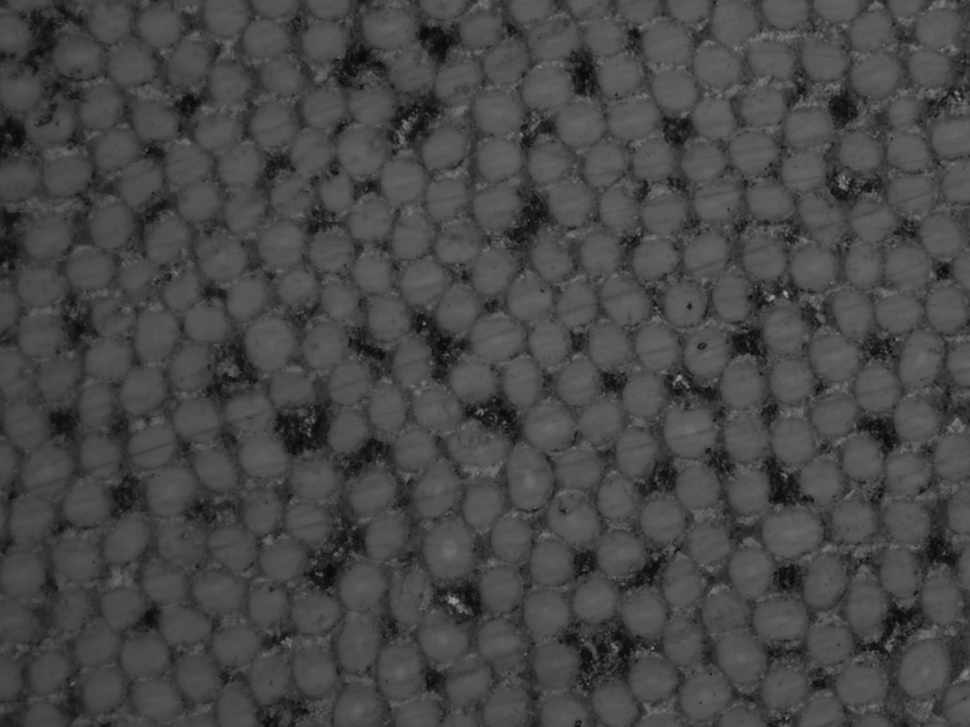
//> input picture imagz_seg/working tested directory/test_x50_0.07um_x50_00.png, 970 x 727 px, shrunk from 2048 x 1536 before the run
$ ./test   (built with g++ and OpenCV 4)
//> lines starting //> are read from the running program, lines starting //| are printed output that depends on the picture; after the words box and inside, x2 and y2 are one past the last pixel; in counts of white or black regions, pixels touching at a corner belong together
#include <math.h>
#include <opencv2/opencv.hpp>
#include <iostream>
#include <fstream>

using namespace cv;
using namespace std;


//------------------------------------------------//
int main(int argc, char** argv)
{
 // Read the image file
 Mat img = imread("test_x50_0.07um_x50_00.png");  //test_x50_0.07um_x50_00.png
//> img is the input picture: 727 rows x 970 cols, CV_8UC3; min 9, max 160, mean 70.7

 // Check for failure
 if (img.empty())
 {
  cout << "Could not open or find the image" << endl;
  cin.get(); //wait for any key press
  return -1;
 }


/*---------Image Segmentation with Distance Transform and Watershed Algorithm --------*/

//see other


/* An intuitive alogo for image processing*/
double min, max;
    Point maxLoc;
    //this algorithm had to be updated, the doc i used used opencv 2.8 i use opencv3.0
    //Mat im = imread("04Bxy.jpg"); im==image
    Mat hsv; //https://en.wikipedia.org/wiki/HSL_and_HSV
    Mat channels[3]; //list of mat(image objects)
    // bgr -> hsv
    cvtColor(img, hsv, COLOR_BGR2HSV); //conversion to hsv
//> hsv: 727 rows x 970 cols, CV_8UC3; mean H, S, V 0, 0, 70.7
    split(hsv, channels); //use chanel
//> channels[0]: 727 rows x 970 cols, CV_8UC1; every value is 0
    // use v channel for processing
    Mat& ch = channels[2];
    /*
    */

    // namedWindow("hsv", WINDOW_NORMAL);                   1
    // imshow("hsv", ch);

    // apply Otsu thresholding (if we need to, we can implement the algo by ourselves, c'est la chose à faire mdr)
    Mat bw;
    threshold(ch, bw, 0, 255, THRESH_BINARY | THRESH_OTSU); //in bw do a binary threshholding otsu's methos
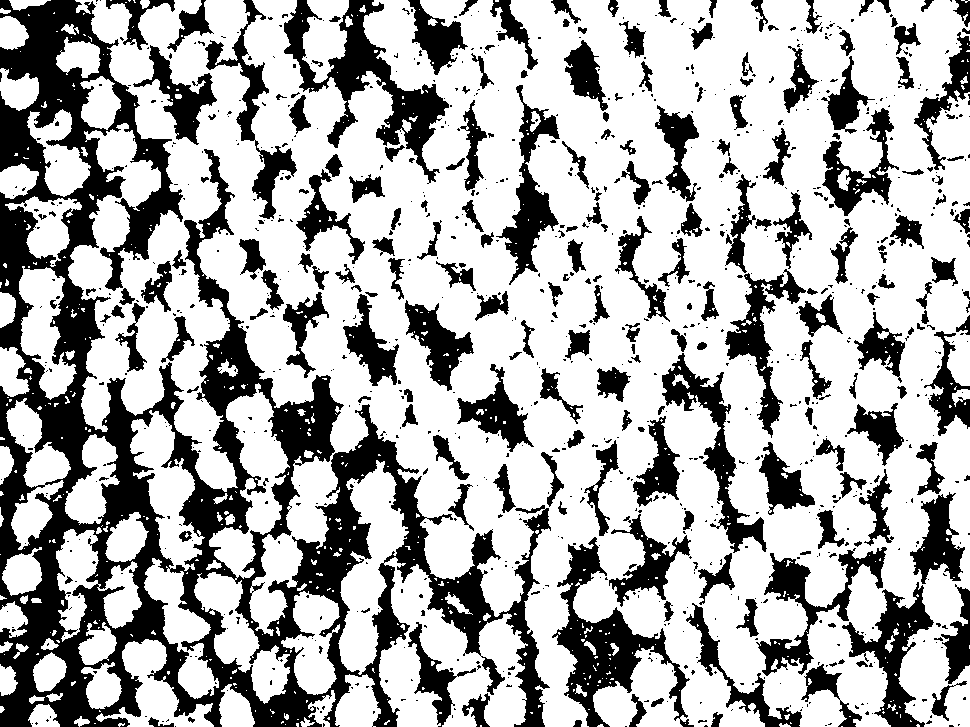
//> bw: 727 rows x 970 cols, CV_8UC1; 68.4% white; 986 black regions (755 under 20 px), largest, box (x1, y1, x2, y2) and area: (0, 0, 551, 727) 98517, (284, 0, 449, 184) 8036, (552, 537, 694, 727) 7367
    //black an white image


    // namedWindow("bW", WINDOW_NORMAL);                     2
    // imshow("bW", bw);

    // close small gaps //https://opencv-python-tutroals.readthedocs.io/en/latest/py_tutorials/py_imgproc/py_morphological_ops/py_morphological_ops.html in python, but definitely will help
    Mat kernel = getStructuringElement(MORPH_ELLIPSE, Size(3, 3)); //elliptic filter
    Mat morph;
    morphologyEx(bw, morph, MORPH_CLOSE, kernel); //dilate and erode see below
//> morph: 727 rows x 970 cols, CV_8UC1; 69.6% white; 561 black regions (304 under 20 px), largest, box (x1, y1, x2, y2) and area: (0, 0, 505, 727) 89611, (557, 537, 672, 727) 6713, (327, 0, 449, 182) 5978
    // namedWindow("morph", WINDOW_NORMAL);
    // imshow("morph", morph);                              3
    // imwrite("test2_morph.jpg", morph);

    // take distance transform
    Mat dist;
    distanceTransform(morph, dist, DIST_L2, DIST_MASK_PRECISE);//Use the OpenCV function cv::distanceTransform in order to obtain the derived representation of a binary image, where the value of each pixel is replaced by its distance to the nearest background pixel, this will definitely be the the most difficult thing to code manually if we choose to do so!!!!
    //show
    // namedWindow("dist", WINDOW_NORMAL);                      4
    // imshow("dist", dist);

    // add a black border to distance transformed image. to get a good match for circles in the margin, we are adding a border


    int borderSize = 50; //75-50 first saved example  !!!!!!!!!!!!!!!!!!!!!!!!!!!!!!!!!!!!!!!!!!!!!!!!!!!!!!!


    Mat distborder(dist.rows + 2*borderSize, dist.cols + 2*borderSize, dist.depth());
    copyMakeBorder(dist, distborder,
            borderSize, borderSize, borderSize, borderSize,
            BORDER_CONSTANT | BORDER_ISOLATED, Scalar(0, 0, 0));
    //  from the sizes of the circles in the image,
    // a ~75 radius disk looks reasonable, so the borderSize was selected as 75 manually :-(
    Mat distTempl;
    Mat kernel2 = getStructuringElement(MORPH_ELLIPSE, Size(2*borderSize+1, 2*borderSize+1));
    // erode the ~75 radius disk a bit
    erode(kernel2, kernel2, kernel, Point(-1, -1), 10);
    // take its distance transform. this is the template
    distanceTransform(kernel2, distTempl, DIST_L2, DIST_MASK_PRECISE);
    // namedWindow("distTempl", WINDOW_NORMAL);                  5
    // imshow("distTempl", distTempl);
    // match template
    Mat nxcor;
    matchTemplate(distborder, distTempl, nxcor, TM_CCOEFF_NORMED);
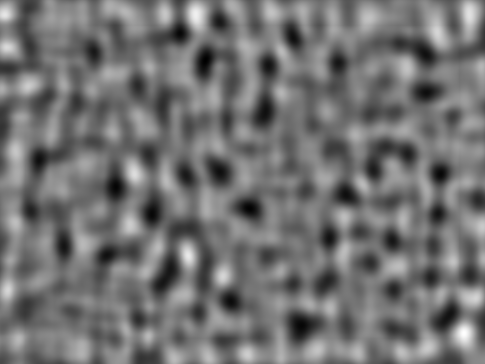
//> nxcor: 727 rows x 970 cols, CV_32FC1 (shown at 1/2 size); min -0.53, max 0.696, mean 0.0206; drawn with min black and max white
    minMaxLoc(nxcor, &min, &max);
//> min = -0.53; max = 0.696
    // threshold the resulting image. we should be able to get peak regions.
    // we'll locate the peak of each of these peak regions, what we'll do is take the peaks and they will be the image centers annd use the transform to add distance to the mix and then tada! circles
    Mat peaks, peaks8u;
    threshold(nxcor, peaks, max*.5, 255, THRESH_BINARY);
//> peaks: 727 rows x 970 cols, CV_32FC1; 1.9% white; 38 white regions, largest, box (x1, y1, x2, y2) and area: (910, 648, 946, 693) 1231, (377, 8, 409, 57) 1181, (927, 6, 953, 57) 1010
    // namedWindow("peaks", WINDOW_NORMAL);
    // imshow("peaks", peaks);                                     6
    // imwrite("test2_peaks.jpg", peaks);


    convertScaleAbs(peaks, peaks8u);
//> peaks8u: 727 rows x 970 cols, CV_8UC1; 1.9% white; 38 white regions
    // find connected components. we'll use each component as a mask for distance transformed image,
    // then extract the peak location and its strength. strength corresponds to the radius of the circle
    vector<vector<Point>> contours; //point==pixel(class obhect)
    vector<Vec4i> hierarchy;
    findContours(peaks8u, contours, hierarchy, RETR_CCOMP, CHAIN_APPROX_SIMPLE, Point(0, 0));
//> contours = 38 contours, 2 with area under 20; largest, box (x1, y1, x2, y2) and area: (910, 648, 946, 693) 1174, (377, 8, 409, 57) 1124, (927, 6, 953, 57) 952, (862, 41, 887, 87) 732, (365, 492, 388, 531) 648


    //////////////--------------------------------------------------------------------------------------
    Mat src = imread("MyImage.jpg");
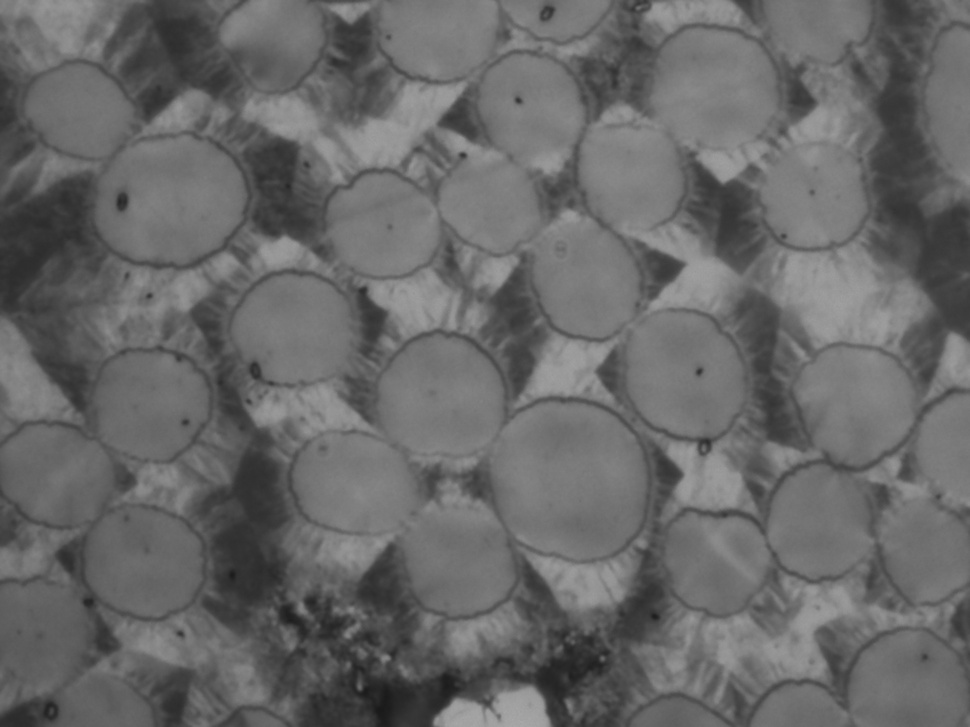
//> input picture imagz_seg/Display_image/MyImage.jpg, 970 x 727 px, shrunk from 2048 x 1536 before the run
//> src is the input picture: 727 rows x 970 cols, CV_8UC3; min 25, max 169, mean 104.1

    Mat imS, grey, dst;
    String nameimage;

    //cvt to grey
    cvtColor(src, grey, COLOR_RGBA2GRAY, 0);

    nameimage="grey";
    // namedWindow(nameimage, WINDOW_NORMAL);                       7
    // imshow(nameimage, grey);

    //treshhold
    threshold(grey, grey, 0, 255, THRESH_BINARY | THRESH_OTSU);
//> grey: 727 rows x 970 cols, CV_8UC1; 63.4% white; 215 black regions (141 under 20 px), largest, box (x1, y1, x2, y2) and area: (0, 0, 970, 727) 186366, (834, 0, 970, 395) 25702, (596, 288, 816, 456) 9994

    // get background
    Mat M=Mat::ones(3, 3, CV_8U);
    cout<<M<<endl;

    erode(grey, grey, M);
//> grey: 727 rows x 970 cols, CV_8UC1; 58.5% white; 122 black regions (40 under 20 px), largest, box (x1, y1, x2, y2) and area: (0, 0, 970, 727) 226207, (833, 0, 970, 396) 27699, (553, 0, 818, 125) 9978

    Mat imgBg,imgFg,opening;

    dilate(grey, opening, M);
//> opening: 727 rows x 970 cols, CV_8UC1; 63.1% white; 166 black regions (102 under 20 px), largest, box (x1, y1, x2, y2) and area: (0, 0, 970, 727) 201334, (834, 0, 970, 395) 25913, (562, 0, 817, 124) 8704
    dilate(opening, imgBg, M, Point(-1, -1), 3);
//> imgBg: 727 rows x 970 cols, CV_8UC1; 74.3% white; 131 black regions (76 under 20 px), largest, box (x1, y1, x2, y2) and area: (182, 285, 678, 727) 60027, (0, 43, 116, 440) 22306, (848, 0, 970, 391) 21182

    // distance transform
    Mat distTrans;
    distanceTransform(opening, distTrans, DIST_L2, 5);
    normalize(distTrans, distTrans, 1, 0, NORM_INF);

    // get foreground
    threshold(distTrans, imgFg, 0.7 * 1, 255, THRESH_BINARY);
//> imgFg: 727 rows x 970 cols, CV_32FC1; 0.42% white; 6 white regions (1 under 20 px), largest, box (x1, y1, x2, y2) and area: (543, 455, 593, 509) 2063, (703, 81, 725, 104) 346, (431, 390, 451, 413) 331, (440, 0, 452, 27) 164, (181, 190, 190, 205) 61

    cvtColor(distTrans, distTrans, COLOR_GRAY2RGB);
//> distTrans: 727 rows x 970 cols, CV_32FC3


    nameimage="foreground";
    // namedWindow(nameimage, WINDOW_NORMAL);                     8
    // imshow(nameimage, distTrans);
    ////////------------------------------------------------------------------------------------------------------------------

    //starting inquisition--------------------------------------------------------------------------------------------------
    ofstream myfile;
    myfile.open ("results.txt");
    myfile << "information about the circles.\n";
    myfile << "#" <<" "<< "centre du cercle" << " " << "rayon" <<endl;


    for(int idx = 0; idx >= 0; idx = hierarchy[idx][0])
    {
        // prepare the mask
        peaks8u.setTo(Scalar(0, 0, 0));
        drawContours(peaks8u, contours, idx, Scalar(255, 255, 0), -1);
        // find the max value and its location in distance transformed image using mask
        minMaxLoc(dist, NULL, &max, NULL, &maxLoc, peaks8u);
        // draw the circles

        circle(img, maxLoc, (int)max, Scalar(0, 255, 255), FILLED, 2); //add a circle each time
        myfile <<idx <<"   " << maxLoc.x <<"   "<<maxLoc.y <<"  "<< max <<endl;
    }
//> this loop made 38 passes
//> (max, maxLoc) on passes 1 to 8: (17, Point(352, 717)), (20.1, Point(417, 721)), (11, Point(714, 702)), (10.44, Point(810, 708)), (18.03, Point(504, 709)), (9.9, Point(624, 706)), (20.62, Point(864, 687)), (6, Point(39, 677))
//> peaks8u: 727 rows x 970 cols, CV_8UC1; 0.14% white; 1 white region, box (x1, y1, x2, y2) and area: (927, 6, 953, 57) 1010


    myfile.close();
    String windowNameImage = "img";
    namedWindow(windowNameImage, WINDOW_NORMAL);
    imshow(windowNameImage, img);

    double a,b;
    a=57.5;
    b=127.5;

    for (int x=0; x<img.rows; x++)
    {
      for (int y=0; y<img.cols; y++)
      {
        if ( img.at<Vec3b>(x, y) == Vec3b(128,128,0) )
        {
          continue;
        }
        else if( (img.at<Vec3b>(x, y)[0]<a) &&  (img.at<Vec3b>(x, y)[2]<a) && (img.at<Vec3b>(x, y)[2]<a) )  //gettng black to grey
        { //first two 127
          img.at<Vec3b>(x, y)[0] = 0; //src.at<> value of pixel in a 3 boolean vector
          img.at<Vec3b>(x, y)[1] = 0;//(0.0.0) est la couleur black af
          img.at<Vec3b>(x, y)[2] = 255;
        }
        else if((img.at<Vec3b>(x, y)[0]>a && img.at<Vec3b>(x, y)[0]<255) &&  (img.at<Vec3b>(x, y)[1]>a && img.at<Vec3b>(x, y)[1]<255) && (img.at<Vec3b>(x, y)[2]>a && img.at<Vec3b>(x, y)[2]<255) )
        {
          img.at<Vec3b>(x, y)[0] = 0; //src.at<> value of pixel in a 3 boolean vector
          img.at<Vec3b>(x, y)[1] = 255;//(0.0.0) est la couleur black af
          img.at<Vec3b>(x, y)[2] = 0;
        }
        else
        {
          // img.at<Vec3b>(x, y)[0] = 200; //src.at<> value of pixel in a 3 boolean vector
          // img.at<Vec3b>(x, y)[1] = 100;//(0.0.0) est la couleur black af
          // img.at<Vec3b>(x, y)[2] = 55;
          continue;
        }
      }
    }
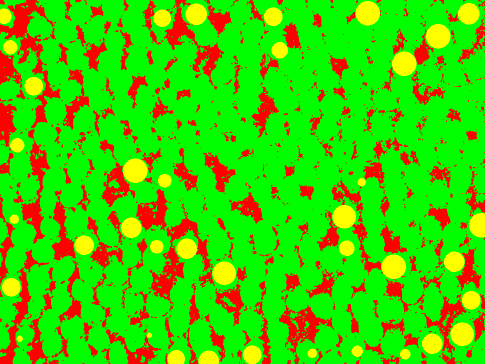
//> img: 727 rows x 970 cols, CV_8UC3 (shown at 1/2 size); mean B, G, R 0, 205.4, 63.9

    windowNameImage = "colour";
    namedWindow(windowNameImage, WINDOW_NORMAL);
    imshow(windowNameImage, img);
    imwrite("test11_result.jpg", img);


String windowNameCircleImage;


// [41 lines of commented-out code are left out]
if (src.empty())
{
 cout << "Could not open or find the image" << endl;
 cin.get(); //wait for any key press
 return -1;
}


Mat hsvFull;
// this returns hue within the range 0..255
cvtColor(src, hsvFull, COLOR_BGR2HSV_FULL);
//> hsvFull: 727 rows x 970 cols, CV_8UC3; mean H, S, V 0, 0, 104.1
vector<uchar> colorsCount(256,0);
Scalar pixel;
uchar color;
int maxColor=0, minColor=INT16_MAX;
// Scan image to count colors
// for alternative/efficient way to scan images
for (int r = 0; r < hsvFull.rows; r++)
{
    for (int c = 0; c < hsvFull.cols; c++)
    {
        pixel = hsvFull.at<Vec3b>(Point(c, r));
        color = pixel(0);  //channel 0 de couleur
        colorsCount[color] +=1;
        if (color < minColor) minColor = color;
        if (color > maxColor) maxColor = color;
    }
}
//> this loop made 727 passes
//> pixel on passes 1 to 3: Scalar(0, 0, 112), Scalar(0, 0, 111), Scalar(0, 0, 112)
//> after the loop, pixel = Scalar(0, 0, 110); color = 0; colorsCount = 256 values, max 166 at index 0, min 0 at index 1, mean 0.648; minColor = 0; maxColor = 0
int colorRange = maxColor - minColor;
//> colorRange = 0
int minCount, maxCount;
minCount = colorsCount[minColor];
//> minCount = 166
maxCount = colorsCount[maxColor];
//> maxCount = 166
cout<<minCount<<" "<<maxCount<<" "<<colorRange<<endl;
//| 166 166 0

Mat img2(src.rows, src.cols, src.type(), colorsCount.data());
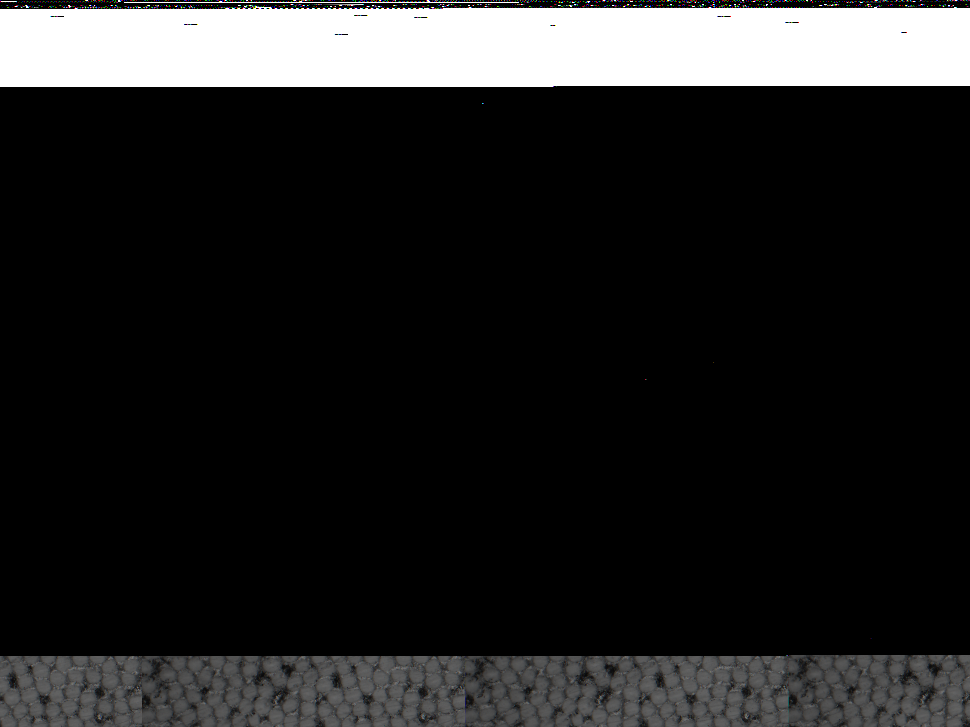
//> img2: 727 rows x 970 cols, CV_8UC3; mean B, G, R 34.9, 34.9, 34.9
//cout<<img2<<endl;

myfile.close();


waitKey(0); // Wait for any keystroke in the window

destroyWindow(windowNameCircleImage); //destroy the created window

/*------------end of intuitive algorithm*/


/*the following are pretested methods, in commentary not to bother you while building, use them directly a sort of toolbox

/*---------------------------------------*/
// Read the image file
//
// Mat image = imread("test_100x_0.03um_x100_00.png");
//
// // Check for failure
// if (image.empty())
// {
//  cout << "Could not open or find the image" << endl;
//  cin.get(); //wait for any key press
//  return -1;
// }
//
//  /*
//  Make changes to the image as necessary
//  e.g.
//   1. Change brightness/contrast of the image
//   */
//
//       Mat imageContrastHigh2;
//       image.convertTo(imageContrastHigh2, -1, 2, 0); //increase the contrast by 2
//
//       Mat imageContrastHigh4;
//       image.convertTo(imageContrastHigh4, -1, 4, 0); //increase the contrast by 4
//
//       Mat imageContrastLow0_5;
//       image.convertTo(imageContrastLow0_5, -1, 0.5, 0); //decrease the contrast by 0.5
//
//       Mat imageContrastLow0_25;
//       image.convertTo(imageContrastLow0_25, -1, 0.25, 0); //decrease the contrast by 0.25
//
//
//       //Defining window names for above images
//       String windowNameOriginalImage = "Original Image";
//       String windowNameContrastHigh2 = "Contrast Increased by 2";
//       String windowNameContrastHigh4 = "Contrast Increased by 4";
//       String windowNameContrastLow0_5 = "Contrast Decreased by 0.5";
//       String windowNameContrastLow0_25 = "Contrast Decreased by 0.25";
//
//       //Create and open windows for above images
//       namedWindow(windowNameOriginalImage, WINDOW_NORMAL);
//       namedWindow(windowNameContrastHigh2, WINDOW_NORMAL);
//       namedWindow(windowNameContrastHigh4, WINDOW_NORMAL);
//       namedWindow(windowNameContrastLow0_5, WINDOW_NORMAL);
//       namedWindow(windowNameContrastLow0_25, WINDOW_NORMAL);
//
//       //Show above images inside the created windows.
//       imshow(windowNameOriginalImage, image);
//       imshow(windowNameContrastHigh2, imageContrastHigh2);
//       imshow(windowNameContrastHigh4, imageContrastHigh4);
//       imshow(windowNameContrastLow0_5, imageContrastLow0_5);
//       imshow(windowNameContrastLow0_25, imageContrastLow0_25);
//
//       waitKey(0); // Wait for any key stroke
//
//       destroyAllWindows(); //destroy all open windows
//   /*
//   2. Smooth/Blur image====erode more important in project
//   3. Crop the image
//   4. Rotate the image
//   //
//   5. Draw shapes on the image
//   6.Histogram equalization
//   */
//   //change the color image to grayscale image
//     cvtColor(image, image, COLOR_BGR2GRAY);
//
//     //equalize the histogram
//     Mat hist_equalized_image;
//     equalizeHist(image, hist_equalized_image);
//
//     //Define names of windows
//     String windowNameOfOriginalImage = "Original Image";
//     String windowNameOfHistogramEqualized = "Histogram Equalized Image";
//
//     // Create windows with the above names
//     namedWindow(windowNameOfOriginalImage, WINDOW_NORMAL);
//     namedWindow(windowNameOfHistogramEqualized, WINDOW_NORMAL);
//
//     // Show images inside created windows.
//     imshow(windowNameOfOriginalImage, image);
//     imshow(windowNameOfHistogramEqualized, hist_equalized_image);
//   /*
//   7.Erosion of images, better edges
//   /*
//   */
//
//     //Erode the image with 3x3 kernel
//     Mat image_eroded_with_3x3_kernel;
//     erode(image, image_eroded_with_3x3_kernel, getStructuringElement(MORPH_RECT, Size(3, 3)));
//
//     //Erode the image with 5x5 kernel
//     Mat image_eroded_with_5x5_kernel;
//     erode(image, image_eroded_with_5x5_kernel, getStructuringElement(MORPH_RECT, Size(5, 5)));
//
//     //Define names of the windows
//     String window_name = "Original";
//     String window_name_eroded_with_3x3_kernel = "Original eroded with 3 x 3 kernel";
//     String window_name_eroded_with_5x5_kernel = "Original eroded with 5 x 5 kernel";
//
//     // Create windows with above names
//     namedWindow(window_name);
//     namedWindow(window_name_eroded_with_3x3_kernel);
//     namedWindow(window_name_eroded_with_5x5_kernel);
//
//     // Show our images inside the created windows.
//     imshow(window_name, image);
//     imshow(window_name_eroded_with_3x3_kernel, image_eroded_with_3x3_kernel);
//     imshow(window_name_eroded_with_5x5_kernel, image_eroded_with_5x5_kernel);
//   /*
//   8.Dilatation of images
//   */
//   //dilate and display the dilated image
//           Mat img1;
//           dilate(image, img1, getStructuringElement(MORPH_RECT,Size(3,3)));
//           namedWindow("Dilated");
//           imshow("Dilated", img1);
//
//           waitKey(0);
//
//           //cleaning up
//           destroyWindow("MyWindow");
//           destroyWindow("Dilated");
//   /*
//  */
//
//  bool isSuccess = imwrite("MyImage.jpg", image); //write the image to a file as JPEG
//  //bool isSuccess = imwrite("D:/MyImage.png", image); //write the image to a file as PNG
//  if (isSuccess == false)
//  {
//   cout << "Failed to save the image" << endl;
//   cin.get(); //wait for a key press
//   return -1;
//  }
//
//  cout << "Image is succusfully saved to a file" << endl;
//
//
//  String windowName = "My image saved"; //Name of the window
//
//  namedWindow(windowName); // Create a window
//
//  imshow(windowName, image); // Show our image inside the created window.
//
//  waitKey(0); // Wait for any keystroke in the window
//
//  destroyWindow(windowName); //destroy the created window

 return 0;
}
